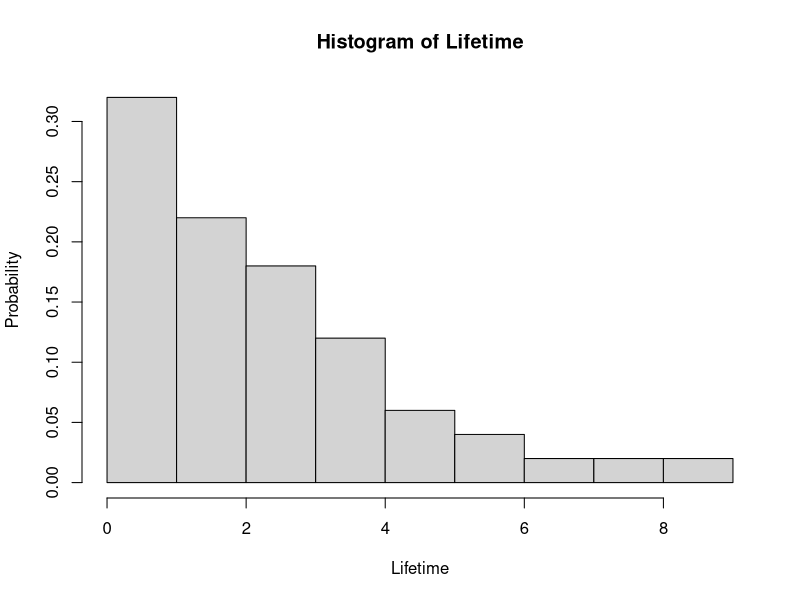
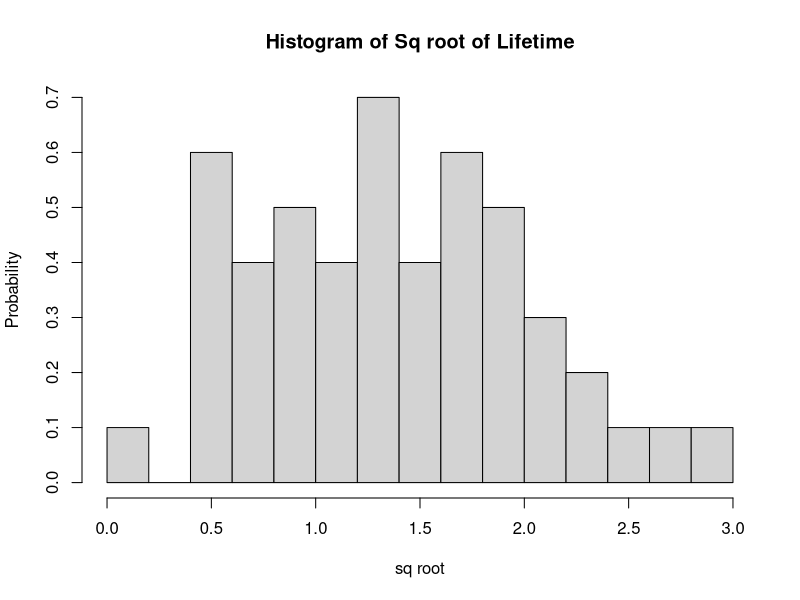

Source code (R) for these figures, in order:
lifetime_sqroot =c(0.637, 1.531, 0.733, 2.256, 2.364 ,1.601, 0.152 ,1.826 ,1.868, 1.126, 0.828 ,1.184, 0.484 ,1.207, 0.719, 0.715 ,0.474 ,1.525, 1.709, 1.305, 2.186, 1.228, 2.006 ,1.032, 1.802 ,1.668 ,1.230, 0.577, 1.274, 1.623 ,1.313 ,0.542, 1.823, 0.880 ,1.526, 2.535, 1.793 ,2.741, 0.578, 1.360 ,2.868, 1.493 ,1.709, 0.872, 1.032, 0.914 ,1.952 ,0.984 ,2.119, 0.431)

#Exponential density plot

hist(lifetime_sqroot^2,breaks = 9,probability = TRUE,main = "Histogram of Lifetime",xlab = "Lifetime",ylab = "Probability")

# Weibull distribution plot differs from the one given in textbook
#Weibull distribution

hist(lifetime_sqroot,breaks = 12,probability = TRUE,main = "Histogram of Sq root of Lifetime",xlab = "sq root",ylab = "Probability")
